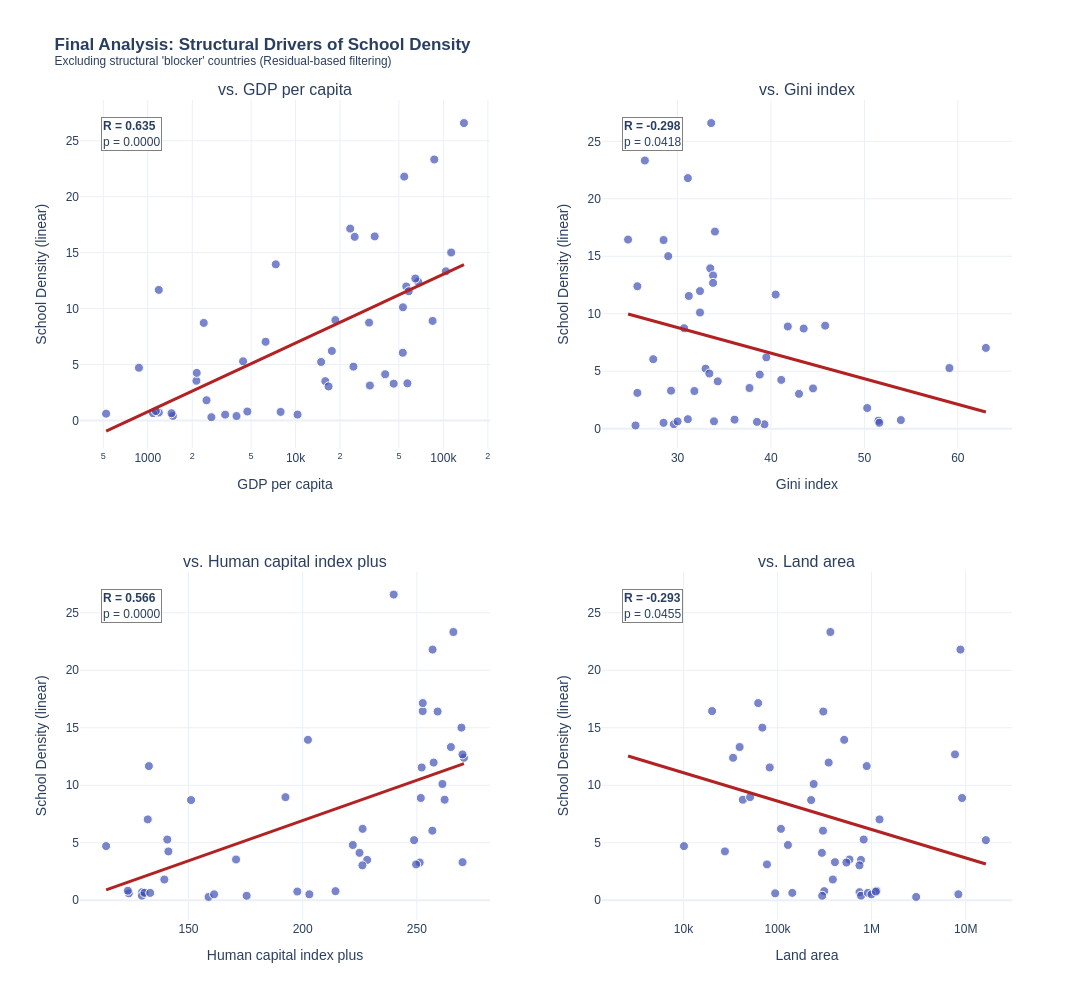

The notebook cell this image was saved under:
### Code cell
import plotly.graph_objects as go
from plotly.subplots import make_subplots
import numpy as np
from scipy import stats

# 1. Parameter für die 4 Grafiken
x_params = ['GDP_per_capita', 'Gini_index', 'Human_capital_index_plus', 'Land_area']
log_x_params = ['GDP_per_capita', 'Land_area']  # Diese erhalten eine Log-X-Achse

# 2. Subplot-Layout erstellen
fig = make_subplots(
    rows=2, cols=2,
    subplot_titles=[f"vs. {p.replace('_', ' ')}" for p in x_params],
    vertical_spacing=0.15,
    horizontal_spacing=0.12
)

for i, x_col in enumerate(x_params):
    row = (i // 2) + 1
    col = (i % 2) + 1
    
    # Daten für diesen spezifischen Plot (NaNs in X ausschließen)
    df_plot = df_meaningful[df_meaningful[x_col].notnull() & (df_meaningful[x_col] > 0)].copy()
    
    x_data = df_plot[x_col]
    y_data = df_plot['School_density']
    
    # --- Regression berechnen ---
    # Log-Transformation für X falls in log_x_params, Y bleibt linear
    x_reg = np.log10(x_data) if x_col in log_x_params else x_data
    slope, intercept, r_value, p_value, std_err = stats.linregress(x_reg, y_data)
    
    # Regressionslinie für den Plot (100 Punkte für eine glatte Kurve im Log-Raum)
    x_range_reg = np.linspace(x_reg.min(), x_reg.max(), 100)
    y_line = slope * x_range_reg + intercept
    x_line_plot = 10**x_range_reg if x_col in log_x_params else x_range_reg

    # 3. Scatter Plot hinzufügen
    fig.add_trace(
        go.Scatter(
            x=x_data, y=y_data,
            mode='markers',
            text=df_plot['Country'],
            hovertemplate="<b>%{text}</b><br>" + x_col + ": %{x}<br>Dichte: %{y}<extra></extra>",
            marker=dict(
                color='rgba(63, 81, 181, 0.7)', 
                size=9,
                line=dict(width=1, color='white')
            ),
            showlegend=False
        ),
        row=row, col=col
    )
    
    # 4. Regressionslinie hinzufügen
    fig.add_trace(
        go.Scatter(
            x=x_line_plot, y=y_line,
            mode='lines',
            line=dict(color='firebrick', width=3),
            showlegend=False
        ),
        row=row, col=col
    )
    
    # 5. Annotation (R-Wert) - mit dynamischer Achsenreferenz für Plotly-Kompatibilität
    axis_idx = i + 1
    xref_str = f"x{axis_idx} domain" if axis_idx > 1 else "x domain"
    yref_str = f"y{axis_idx} domain" if axis_idx > 1 else "y domain"

    fig.add_annotation(
        xref=xref_str, yref=yref_str,
        x=0.05, y=0.95,
        text=f"<b>R = {r_value:.3f}</b><br>p = {p_value:.4f}",
        showarrow=False,
        bgcolor="rgba(255,255,255,0.9)",
        bordercolor="gray",
        align="left",
        row=row, col=col
    )

    # 6. Achsen-Konfiguration
    if x_col in log_x_params:
        fig.update_xaxes(type="log", row=row, col=col)
    
    fig.update_xaxes(title_text=x_col.replace('_', ' '), row=row, col=col)
    fig.update_yaxes(title_text="School Density (linear)", row=row, col=col)

# Finales Layout-Styling
fig.update_layout(
    height=1000, width=1200,
    title_text="<b>Final Analysis: Structural Drivers of School Density</b><br><sup>Excluding structural 'blocker' countries (Residual-based filtering)</sup>",
    template="plotly_white",
    font=dict(family="Arial", size=12)
)

fig.show()

### Figure 1 — Plotly figure (JSON) as saved in the notebook; plotly's stock layout.template omitted (floating-point values rounded to 4 significant figures)
{"data": [{"hovertemplate": "<b>%{text}</b><br>GDP_per_capita: %{x}<br>Dichte: %{y}<extra></extra>", "marker": {"color": "rgba(63, 81, 181, 0.7)", "line": {"color": "white", "width": 1}, "size": 9}, "mode": "markers", "showlegend": false, "text": ["Zimbabwe", "Zambia", "Vietnam", "United States", "United Kingdom", "Türkiye", "Thailand", "Tanzania", "Switzerland", "Sweden", "South Africa", "Slovenia", "Russia", "Poland", "Philippines", "Pakistan", "Norway", "Nigeria", "Netherlands", "Nepal", "Namibia", "Malawi", "Luxembourg", "Latvia", "Kenya", "Italy", "Ireland", "India", "Haiti", "Greece", "Ghana", "Germany", "Gambia", "France", "Finland", "Ethiopia", "Estonia", "Egypt", "Czechia", "Costa Rica", "Colombia", "Chile", "Canada", "Bulgaria", "Brazil", "Austria", "Australia"], "type": "scatter", "x": [2497.0, 1187.0, 4717.0, 84530.0, 53250.0, 15890.0, 7347.0, 1187.0, 104000.0, 57120.0, 6267.0, 34300.0, 14890.0, 25100.0, 3985.0, 1479.0, 86790.0, 1084.0, 67520.0, 1447.0, 4413.0, 522.6, 137800.0, 23410.0, 2132.0, 40390.0, 112900.0, 2695.0, 2143.0, 24630.0, 2391.0, 56100.0, 871.3, 46100.0, 53150.0, 1134.0, 31430.0, 3338.0, 31820.0, 18590.0, 7919.0, 16710.0, 54340.0, 17600.0, 10310.0, 58270.0, 64600.0], "xaxis": "x", "y": [1.803, 0.7037, 0.7922, 8.894, 10.11, 3.508, 13.95, 11.67, 13.33, 3.311, 7.03, 16.45, 5.225, 16.41, 0.3885, 0.398, 23.33, 0.6447, 12.39, 0.6408, 5.28, 0.6003, 26.59, 17.15, 3.544, 4.122, 15.01, 0.2874, 4.247, 4.805, 8.714, 11.97, 4.71, 3.282, 6.05, 0.833, 8.744, 0.5149, 3.118, 8.967, 0.7563, 3.036, 21.8, 6.21, 0.5189, 11.55, 12.69], "yaxis": "y"}, {"line": {"color": "firebrick", "width": 3}, "mode": "lines", "showlegend": false, "type": "scatter", "x": [522.6, 552.8, 584.9, 618.7, 654.6, 692.5, 732.6, 775.1, 819.9, 867.4, 917.7, 970.8, 1027.0, 1087.0, 1150.0, 1216.0, 1287.0, 1361.0, 1440.0, 1523.0, 1612.0, 1705.0, 1804.0, 1908.0, 2019.0, 2136.0, 2259.0, 2390.0, 2529.0, 2675.0, 2830.0, 2994.0, 3167.0, 3351.0, 3545.0, 3750.0, 3968.0, 4197.0, 4441.0, 4698.0, 4970.0, 5258.0, 5562.0, 5885.0, 6225.0, 6586.0, 6967.0, 7371.0, 7798.0, 8250.0, 8728.0, 9233.0, 9768.0, 10330.0, 10930.0, 11570.0, 12240.0, 12940.0, 13690.0, 14490.0, 15330.0, 16210.0, 17150.0, 18150.0, 19200.0, 20310.0, 21490.0, 22730.0, 24050.0, 25440.0, 26920.0, 28470.0, 30120.0, 31870.0, 33710.0, 35670.0, 37730.0, 39920.0, 42230.0, 44680.0, 47270.0, 50000.0, 52900.0, 55960.0, 59210.0, 62640.0, 66260.0, 70100.0, 74160.0, 78460.0, 83000.0, 87810.0, 92900.0, 98280.0, 104000.0, 110000.0, 116400.0, 123100.0, 130200.0, 137800.0], "xaxis": "x", "y": [-0.9551, -0.8048, -0.6545, -0.5042, -0.3539, -0.2036, -0.05326, 0.09705, 0.2474, 0.3977, 0.548, 0.6983, 0.8486, 0.9989, 1.149, 1.3, 1.45, 1.6, 1.751, 1.901, 2.051, 2.201, 2.352, 2.502, 2.652, 2.803, 2.953, 3.103, 3.254, 3.404, 3.554, 3.705, 3.855, 4.005, 4.156, 4.306, 4.456, 4.606, 4.757, 4.907, 5.057, 5.208, 5.358, 5.508, 5.659, 5.809, 5.959, 6.11, 6.26, 6.41, 6.561, 6.711, 6.861, 7.012, 7.162, 7.312, 7.462, 7.613, 7.763, 7.913, 8.064, 8.214, 8.364, 8.515, 8.665, 8.815, 8.966, 9.116, 9.266, 9.417, 9.567, 9.717, 9.868, 10.02, 10.17, 10.32, 10.47, 10.62, 10.77, 10.92, 11.07, 11.22, 11.37, 11.52, 11.67, 11.82, 11.97, 12.12, 12.27, 12.42, 12.57, 12.72, 12.87, 13.02, 13.17, 13.32, 13.48, 13.63, 13.78, 13.93], "yaxis": "y"}, {"hovertemplate": "<b>%{text}</b><br>Gini_index: %{x}<br>Dichte: %{y}<extra></extra>", "marker": {"color": "rgba(63, 81, 181, 0.7)", "line": {"color": "white", "width": 1}, "size": 9}, "mode": "markers", "showlegend": false, "text": ["Zimbabwe", "Zambia", "Vietnam", "United States", "United Kingdom", "Türkiye", "Thailand", "Tanzania", "Switzerland", "Sweden", "South Africa", "Slovenia", "Russia", "Poland", "Philippines", "Pakistan", "Norway", "Nigeria", "Netherlands", "Nepal", "Namibia", "Malawi", "Luxembourg", "Latvia", "Kenya", "Italy", "Ireland", "India", "Haiti", "Greece", "Ghana", "Germany", "Gambia", "France", "Finland", "Ethiopia", "Estonia", "Egypt", "Czechia", "Costa Rica", "Colombia", "Chile", "Canada", "Bulgaria", "Brazil", "Austria", "Australia"], "type": "scatter", "x": [50.3, 51.5, 36.1, 41.8, 32.4, 44.5, 33.5, 40.5, 33.8, 29.3, 63.0, 24.7, 33.0, 28.5, 39.3, 29.6, 26.5, 33.9, 25.7, 30.0, 59.1, 38.5, 33.6, 34.0, 37.7, 34.3, 29.0, 25.5, 41.1, 33.4, 43.5, 32.4, 38.8, 31.8, 27.4, 31.1, 30.7, 28.5, 25.7, 45.8, 53.9, 43.0, 31.1, 39.5, 51.6, 31.2, 33.8], "xaxis": "x2", "y": [1.803, 0.7037, 0.7922, 8.894, 10.11, 3.508, 13.95, 11.67, 13.33, 3.311, 7.03, 16.45, 5.225, 16.41, 0.3885, 0.398, 23.33, 0.6447, 12.39, 0.6408, 5.28, 0.6003, 26.59, 17.15, 3.544, 4.122, 15.01, 0.2874, 4.247, 4.805, 8.714, 11.97, 4.71, 3.282, 6.05, 0.833, 8.744, 0.5149, 3.118, 8.967, 0.7563, 3.036, 21.8, 6.21, 0.5189, 11.55, 12.69], "yaxis": "y2"}, {"line": {"color": "firebrick", "width": 3}, "mode": "lines", "showlegend": false, "type": "scatter", "x": [24.7, 25.09, 25.47, 25.86, 26.25, 26.63, 27.02, 27.41, 27.79, 28.18, 28.57, 28.96, 29.34, 29.73, 30.12, 30.5, 30.89, 31.28, 31.66, 32.05, 32.44, 32.82, 33.21, 33.6, 33.98, 34.37, 34.76, 35.15, 35.53, 35.92, 36.31, 36.69, 37.08, 37.47, 37.85, 38.24, 38.63, 39.01, 39.4, 39.79, 40.17, 40.56, 40.95, 41.34, 41.72, 42.11, 42.5, 42.88, 43.27, 43.66, 44.04, 44.43, 44.82, 45.2, 45.59, 45.98, 46.36, 46.75, 47.14, 47.53, 47.91, 48.3, 48.69, 49.07, 49.46, 49.85, 50.23, 50.62, 51.01, 51.39, 51.78, 52.17, 52.55, 52.94, 53.33, 53.72, 54.1, 54.49, 54.88, 55.26, 55.65, 56.04, 56.42, 56.81, 57.2, 57.58, 57.97, 58.36, 58.74, 59.13, 59.52, 59.91, 60.29, 60.68, 61.07, 61.45, 61.84, 62.23, 62.61, 63.0], "xaxis": "x2", "y": [9.981, 9.895, 9.809, 9.723, 9.637, 9.551, 9.465, 9.379, 9.293, 9.207, 9.12, 9.034, 8.948, 8.862, 8.776, 8.69, 8.604, 8.518, 8.432, 8.346, 8.26, 8.174, 8.088, 8.002, 7.915, 7.829, 7.743, 7.657, 7.571, 7.485, 7.399, 7.313, 7.227, 7.141, 7.055, 6.969, 6.883, 6.796, 6.71, 6.624, 6.538, 6.452, 6.366, 6.28, 6.194, 6.108, 6.022, 5.936, 5.85, 5.764, 5.677, 5.591, 5.505, 5.419, 5.333, 5.247, 5.161, 5.075, 4.989, 4.903, 4.817, 4.731, 4.645, 4.558, 4.472, 4.386, 4.3, 4.214, 4.128, 4.042, 3.956, 3.87, 3.784, 3.698, 3.612, 3.526, 3.439, 3.353, 3.267, 3.181, 3.095, 3.009, 2.923, 2.837, 2.751, 2.665, 2.579, 2.493, 2.407, 2.32, 2.234, 2.148, 2.062, 1.976, 1.89, 1.804, 1.718, 1.632, 1.546, 1.46], "yaxis": "y2"}, {"hovertemplate": "<b>%{text}</b><br>Human_capital_index_plus: %{x}<br>Dichte: %{y}<extra></extra>", "marker": {"color": "rgba(63, 81, 181, 0.7)", "line": {"color": "white", "width": 1}, "size": 9}, "mode": "markers", "showlegend": false, "text": ["Zimbabwe", "Zambia", "Vietnam", "United States", "United Kingdom", "Türkiye", "Thailand", "Tanzania", "Switzerland", "Sweden", "South Africa", "Slovenia", "Russia", "Poland", "Philippines", "Pakistan", "Norway", "Nigeria", "Netherlands", "Nepal", "Namibia", "Malawi", "Luxembourg", "Latvia", "Kenya", "Italy", "Ireland", "India", "Haiti", "Greece", "Ghana", "Germany", "Gambia", "France", "Finland", "Ethiopia", "Estonia", "Egypt", "Czechia", "Costa Rica", "Colombia", "Chile", "Canada", "Bulgaria", "Brazil", "Austria", "Australia"], "type": "scatter", "x": [139.4, 129.7, 214.4, 251.7, 261.2, 228.2, 202.3, 132.6, 264.9, 270.0, 132.1, 252.6, 248.8, 259.1, 175.4, 129.6, 266.0, 130.7, 270.6, 133.2, 140.7, 123.8, 239.9, 252.6, 170.8, 224.9, 269.5, 158.8, 141.2, 221.9, 151.1, 257.4, 113.9, 251.2, 256.8, 123.4, 262.2, 161.2, 249.7, 192.5, 197.6, 226.2, 256.9, 226.2, 202.9, 252.1, 270.0], "xaxis": "x3", "y": [1.803, 0.7037, 0.7922, 8.894, 10.11, 3.508, 13.95, 11.67, 13.33, 3.311, 7.03, 16.45, 5.225, 16.41, 0.3885, 0.398, 23.33, 0.6447, 12.39, 0.6408, 5.28, 0.6003, 26.59, 17.15, 3.544, 4.122, 15.01, 0.2874, 4.247, 4.805, 8.714, 11.97, 4.71, 3.282, 6.05, 0.833, 8.744, 0.5149, 3.118, 8.967, 0.7563, 3.036, 21.8, 6.21, 0.5189, 11.55, 12.69], "yaxis": "y3"}, {"line": {"color": "firebrick", "width": 3}, "mode": "lines", "showlegend": false, "type": "scatter", "x": [113.9, 115.5, 117.1, 118.7, 120.2, 121.8, 123.4, 125.0, 126.6, 128.2, 129.7, 131.3, 132.9, 134.5, 136.1, 137.6, 139.2, 140.8, 142.4, 144.0, 145.6, 147.1, 148.7, 150.3, 151.9, 153.5, 155.1, 156.6, 158.2, 159.8, 161.4, 163.0, 164.6, 166.1, 167.7, 169.3, 170.9, 172.5, 174.1, 175.6, 177.2, 178.8, 180.4, 182.0, 183.6, 185.1, 186.7, 188.3, 189.9, 191.5, 193.1, 194.6, 196.2, 197.8, 199.4, 201.0, 202.6, 204.1, 205.7, 207.3, 208.9, 210.5, 212.1, 213.6, 215.2, 216.8, 218.4, 220.0, 221.6, 223.1, 224.7, 226.3, 227.9, 229.5, 231.1, 232.6, 234.2, 235.8, 237.4, 239.0, 240.5, 242.1, 243.7, 245.3, 246.9, 248.5, 250.0, 251.6, 253.2, 254.8, 256.4, 258.0, 259.5, 261.1, 262.7, 264.3, 265.9, 267.5, 269.0, 270.6], "xaxis": "x3", "y": [0.8962, 1.007, 1.118, 1.229, 1.34, 1.451, 1.562, 1.673, 1.784, 1.895, 2.006, 2.117, 2.228, 2.339, 2.45, 2.561, 2.672, 2.783, 2.894, 3.005, 3.116, 3.228, 3.339, 3.45, 3.561, 3.672, 3.783, 3.894, 4.005, 4.116, 4.227, 4.338, 4.449, 4.56, 4.671, 4.782, 4.893, 5.004, 5.115, 5.226, 5.337, 5.448, 5.559, 5.67, 5.781, 5.892, 6.003, 6.114, 6.225, 6.336, 6.447, 6.558, 6.669, 6.78, 6.891, 7.002, 7.113, 7.224, 7.335, 7.446, 7.557, 7.668, 7.779, 7.89, 8.001, 8.112, 8.223, 8.334, 8.445, 8.556, 8.667, 8.778, 8.889, 9.0, 9.111, 9.222, 9.333, 9.444, 9.555, 9.666, 9.777, 9.888, 9.999, 10.11, 10.22, 10.33, 10.44, 10.55, 10.67, 10.78, 10.89, 11.0, 11.11, 11.22, 11.33, 11.44, 11.55, 11.66, 11.78, 11.89], "yaxis": "y3"}, {"hovertemplate": "<b>%{text}</b><br>Land_area: %{x}<br>Dichte: %{y}<extra></extra>", "marker": {"color": "rgba(63, 81, 181, 0.7)", "line": {"color": "white", "width": 1}, "size": 9}, "mode": "markers", "showlegend": false, "text": ["Zimbabwe", "Zambia", "Vietnam", "United States", "United Kingdom", "Türkiye", "Thailand", "Tanzania", "Switzerland", "Sweden", "South Africa", "Slovenia", "Russia", "Poland", "Philippines", "Pakistan", "Norway", "Nigeria", "Netherlands", "Nepal", "Namibia", "Malawi", "Luxembourg", "Latvia", "Kenya", "Italy", "Ireland", "India", "Haiti", "Greece", "Ghana", "Germany", "Gambia", "France", "Finland", "Ethiopia", "Estonia", "Egypt", "Czechia", "Costa Rica", "Colombia", "Chile", "Canada", "Bulgaria", "Brazil", "Austria", "Australia"], "type": "scatter", "x": [386800.0, 743400.0, 313400.0, 9147000.0, 241900.0, 769600.0, 510900.0, 885800.0, 39510.0, 407300.0, 1213000.0, 20130.0, 16380000.0, 306300.0, 298200.0, 770900.0, 364300.0, 910800.0, 33670.0, 143400.0, 823300.0, 94280.0, 2574.0, 62230.0, 580900.0, 295700.0, 68890.0, 2973000.0, 27560.0, 128900.0, 227500.0, 349400.0, 10120.0, 539000.0, 304000.0, 1128000.0, 42730.0, 995400.0, 77170.0, 51060.0, 1110000.0, 742800.0, 8789000.0, 108600.0, 8358000.0, 82520.0, 7692000.0], "xaxis": "x4", "y": [1.803, 0.7037, 0.7922, 8.894, 10.11, 3.508, 13.95, 11.67, 13.33, 3.311, 7.03, 16.45, 5.225, 16.41, 0.3885, 0.398, 23.33, 0.6447, 12.39, 0.6408, 5.28, 0.6003, 26.59, 17.15, 3.544, 4.122, 15.01, 0.2874, 4.247, 4.805, 8.714, 11.97, 4.71, 3.282, 6.05, 0.833, 8.744, 0.5149, 3.118, 8.967, 0.7563, 3.036, 21.8, 6.21, 0.5189, 11.55, 12.69], "yaxis": "y4"}, {"line": {"color": "firebrick", "width": 3}, "mode": "lines", "showlegend": false, "type": "scatter", "x": [2574.0, 2813.0, 3073.0, 3357.0, 3667.0, 4007.0, 4377.0, 4782.0, 5224.0, 5708.0, 6236.0, 6812.0, 7443.0, 8131.0, 8883.0, 9705.0, 10600.0, 11580.0, 12650.0, 13820.0, 15100.0, 16500.0, 18030.0, 19690.0, 21520.0, 23510.0, 25680.0, 28060.0, 30650.0, 33490.0, 36580.0, 39970.0, 43660.0, 47700.0, 52110.0, 56930.0, 62200.0, 67950.0, 74240.0, 81110.0, 88610.0, 96800.0, 105800.0, 115500.0, 126200.0, 137900.0, 150700.0, 164600.0, 179800.0, 196400.0, 214600.0, 234500.0, 256200.0, 279900.0, 305700.0, 334000.0, 364900.0, 398700.0, 435500.0, 475800.0, 519800.0, 567900.0, 620400.0, 677800.0, 740500.0, 809000.0, 883900.0, 965600.0, 1055000.0, 1153000.0, 1259000.0, 1376000.0, 1503000.0, 1642000.0, 1794000.0, 1960000.0, 2141000.0, 2339000.0, 2555000.0, 2792000.0, 3050000.0, 3332000.0, 3640000.0, 3977000.0, 4344000.0, 4746000.0, 5185000.0, 5665000.0, 6189000.0, 6761000.0, 7387000.0, 8070000.0, 8816000.0, 9632000.0, 10520000.0, 11500000.0, 12560000.0, 13720000.0, 14990000.0, 16380000.0], "xaxis": "x4", "y": [12.55, 12.45, 12.36, 12.26, 12.17, 12.07, 11.98, 11.88, 11.79, 11.69, 11.6, 11.5, 11.41, 11.31, 11.22, 11.12, 11.03, 10.94, 10.84, 10.75, 10.65, 10.56, 10.46, 10.37, 10.27, 10.18, 10.08, 9.985, 9.89, 9.795, 9.7, 9.605, 9.511, 9.416, 9.321, 9.226, 9.131, 9.036, 8.941, 8.846, 8.751, 8.656, 8.561, 8.466, 8.371, 8.276, 8.181, 8.086, 7.991, 7.896, 7.801, 7.706, 7.611, 7.516, 7.421, 7.326, 7.231, 7.136, 7.041, 6.946, 6.851, 6.756, 6.661, 6.567, 6.472, 6.377, 6.282, 6.187, 6.092, 5.997, 5.902, 5.807, 5.712, 5.617, 5.522, 5.427, 5.332, 5.237, 5.142, 5.047, 4.952, 4.857, 4.762, 4.667, 4.572, 4.477, 4.382, 4.287, 4.192, 4.097, 4.002, 3.907, 3.812, 3.718, 3.623, 3.528, 3.433, 3.338, 3.243, 3.148], "yaxis": "y4"}], "layout": {"annotations": [{"font": {"size": 16}, "showarrow": false, "text": "vs. GDP per capita", "x": 0.22, "xanchor": "center", "xref": "paper", "y": 1, "yanchor": "bottom", "yref": "paper"}, {"font": {"size": 16}, "showarrow": false, "text": "vs. Gini index", "x": 0.78, "xanchor": "center", "xref": "paper", "y": 1, "yanchor": "bottom", "yref": "paper"}, {"font": {"size": 16}, "showarrow": false, "text": "vs. Human capital index plus", "x": 0.22, "xanchor": "center", "xref": "paper", "y": 0.425, "yanchor": "bottom", "yref": "paper"}, {"font": {"size": 16}, "showarrow": false, "text": "vs. Land area", "x": 0.78, "xanchor": "center", "xref": "paper", "y": 0.425, "yanchor": "bottom", "yref": "paper"}, {"align": "left", "bgcolor": "rgba(255,255,255,0.9)", "bordercolor": "gray", "showarrow": false, "text": "<b>R = 0.635</b><br>p = 0.0000", "x": 0.05, "xref": "x domain", "y": 0.95, "yref": "y domain"}, {"align": "left", "bgcolor": "rgba(255,255,255,0.9)", "bordercolor": "gray", "showarrow": false, "text": "<b>R = -0.298</b><br>p = 0.0418", "x": 0.05, "xref": "x2 domain", "y": 0.95, "yref": "y2 domain"}, {"align": "left", "bgcolor": "rgba(255,255,255,0.9)", "bordercolor": "gray", "showarrow": false, "text": "<b>R = 0.566</b><br>p = 0.0000", "x": 0.05, "xref": "x3 domain", "y": 0.95, "yref": "y3 domain"}, {"align": "left", "bgcolor": "rgba(255,255,255,0.9)", "bordercolor": "gray", "showarrow": false, "text": "<b>R = -0.293</b><br>p = 0.0455", "x": 0.05, "xref": "x4 domain", "y": 0.95, "yref": "y4 domain"}], "font": {"family": "Arial", "size": 12}, "height": 1000, "title": {"text": "<b>Final Analysis: Structural Drivers of School Density</b><br><sup>Excluding structural 'blocker' countries (Residual-based filtering)</sup>"}, "width": 1200, "xaxis": {"anchor": "y", "domain": [0, 0.44], "title": {"text": "GDP per capita"}, "type": "log"}, "xaxis2": {"anchor": "y2", "domain": [0.56, 1], "title": {"text": "Gini index"}}, "xaxis3": {"anchor": "y3", "domain": [0, 0.44], "title": {"text": "Human capital index plus"}}, "xaxis4": {"anchor": "y4", "domain": [0.56, 1], "title": {"text": "Land area"}, "type": "log"}, "yaxis": {"anchor": "x", "domain": [0.575, 1], "title": {"text": "School Density (linear)"}}, "yaxis2": {"anchor": "x2", "domain": [0.575, 1], "title": {"text": "School Density (linear)"}}, "yaxis3": {"anchor": "x3", "domain": [0, 0.425], "title": {"text": "School Density (linear)"}}, "yaxis4": {"anchor": "x4", "domain": [0, 0.425], "title": {"text": "School Density (linear)"}}}}
